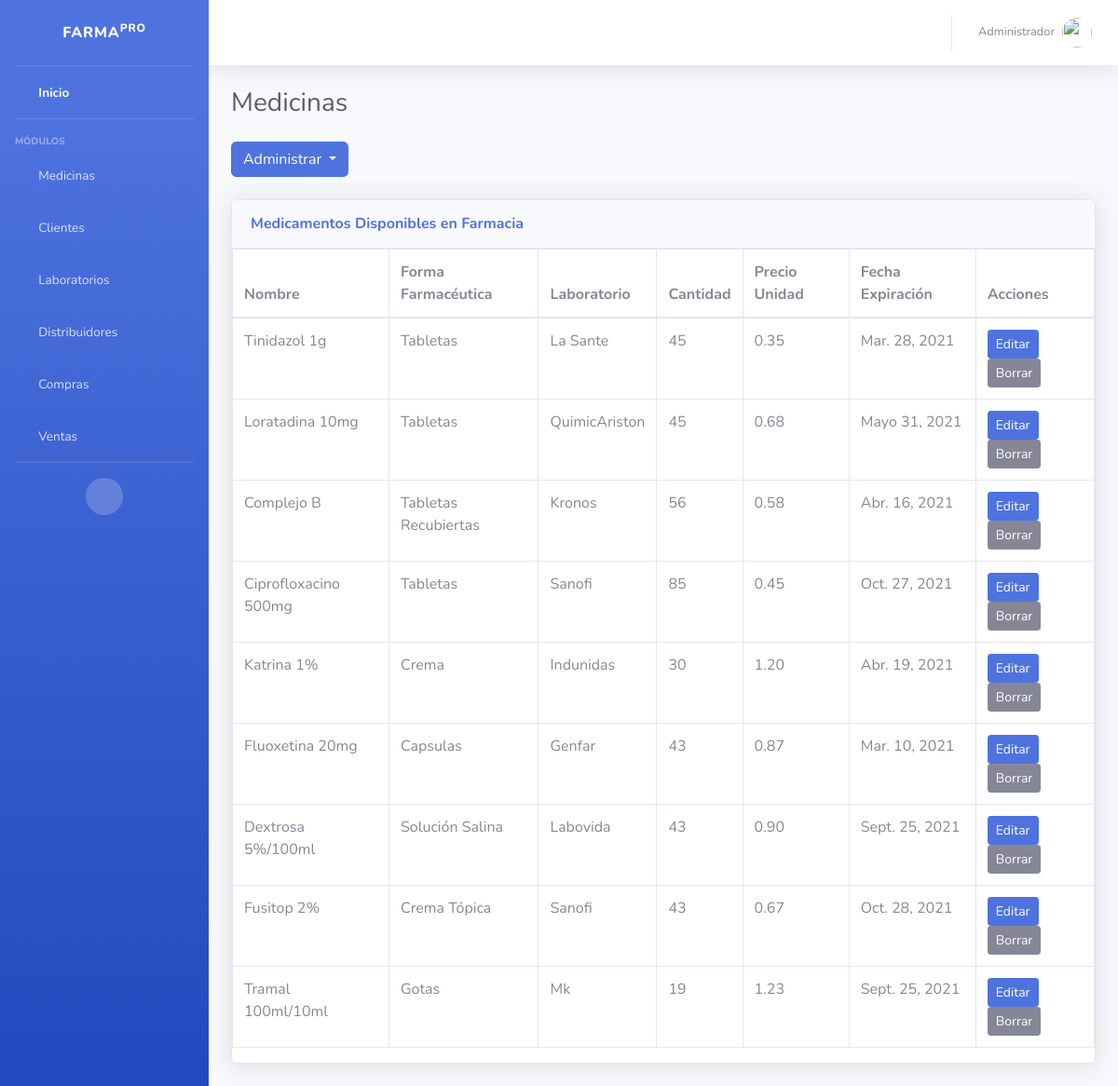
/medicamentos/, run on an earlier commit of the app's database.
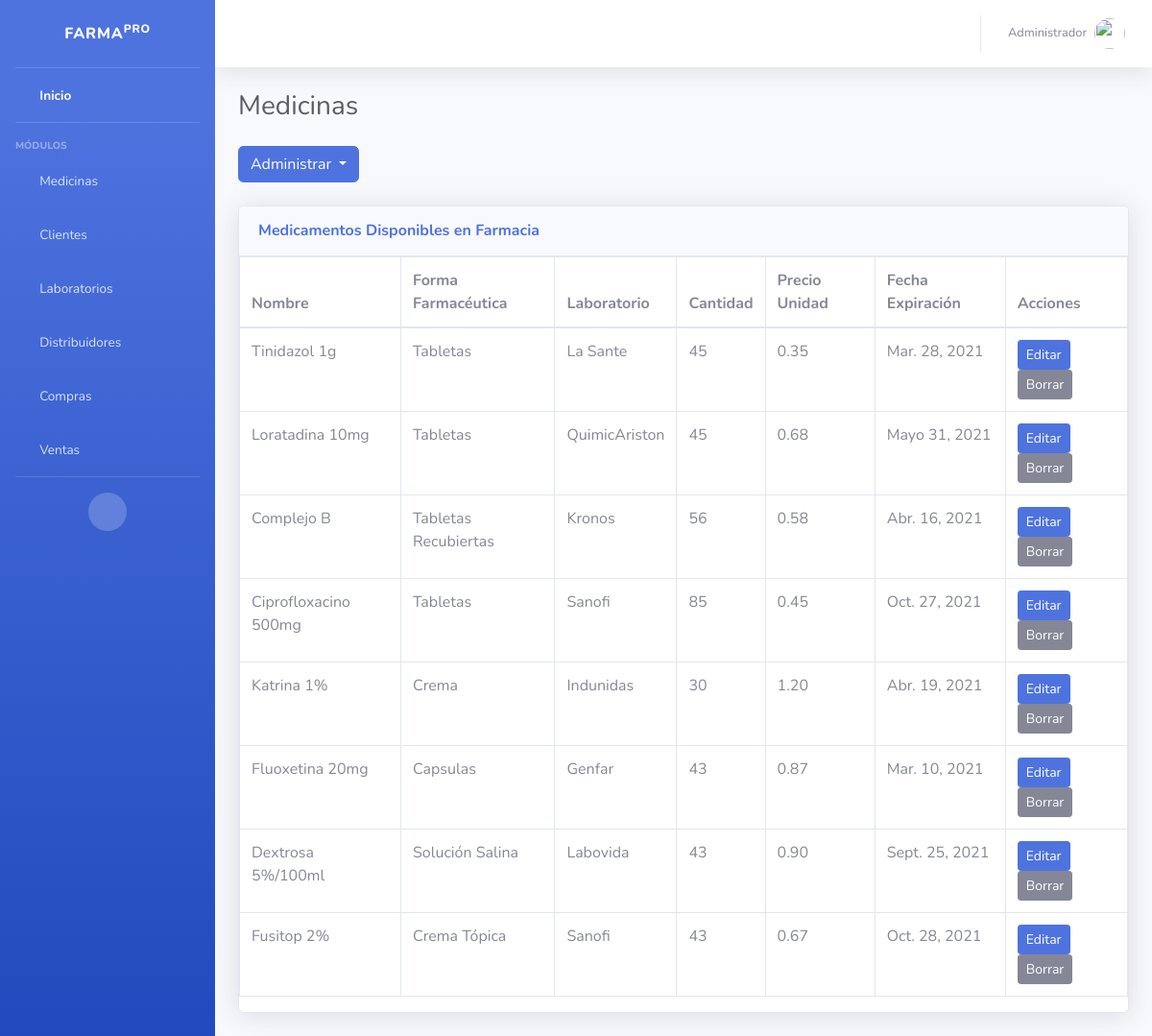
And on a later commit of the database.
### medicamentos/models.py (models this page shows, shortened)
class Medicina (models.Model):
    nombre_comercial = models.CharField(max_length=100, verbose_name="Nombre", blank=False, null=False, unique=True)
    dci = models.CharField(max_length=100, verbose_name="DCI", blank=False, null=False, unique=True)
    forma_farmaceutica = models.CharField(max_length=50, verbose_name="Forma Farmacéutica", blank=False, null=False)
    laboratorio = models.ForeignKey(Laboratorio,on_delete=models.CASCADE, verbose_name="Laboratorio")
    cantidad_unidades = models.IntegerField(verbose_name="Cantidad", blank=False, null=False )
    precio = models.DecimalField(max_digits = 5, decimal_places = 2,verbose_name="Precio Unidad", blank=False, null=False)
    fecha_ingreso = models.DateTimeField(auto_now_add=True, verbose_name="Fecha de Ingreso")
    fecha_expiracion = models.DateField(verbose_name="Fecha de Expiración", blank=False, null=False)
    fecha_modificacion = models.DateTimeField(auto_now=True, verbose_name="Última Modificación")
    class Meta:
        verbose_name = "Medicina"
        verbose_name_plural = "Medicinas"

### laboratorios/models.py (models this page shows)
class Laboratorio (models.Model):
    nombre_laboratorio = models.CharField(max_length=100, verbose_name="Laboratorio", blank=False, null=False, unique=True)
    direccion_laboratorio = models.TextField(max_length=200, verbose_name="Dirección", blank=False, null=False)
    telefono_laboratorio = models.IntegerField(max_length=10 ,verbose_name="Teléfono", blank=False, null=False )
    correo_laboratorio = models.EmailField( verbose_name="Correo", blank=False, null=False)
    registro_laboratorio = models.CharField(max_length=20, verbose_name="Registro", blank=False, null=False)
    autorizacion_laboratorio = models.CharField(max_length=20, verbose_name="Autorización", blank=False, null=False)
    class Meta:
        verbose_name ="Laboratorio"
        verbose_name_plural ="Laboratorios"
    def __str__(self):
        return self.nombre_laboratorio # Atributo que me muestra en la tabla del Admin

### medicamentos/views.py (the view)
# urls.py: path("", MedicinaListView.as_view(), name="medicamentos"),
class MedicinaListView(ListView):
    model = Medicina

### medicamentos/templates/medicamentos/medicina_list.html
{% extends 'core/base.html' %}
{% block cabecera %}
Medicinas
{% endblock %}
{% block pie %}
{% include 'medicamentos/medicina_menu.html'%}
<div class="card shadow mb-4">
  <div class="card-header py-3">
      <h6 class="m-0 font-weight-bold text-primary">Medicamentos Disponibles en Farmacia</h6>
  </div>
      <div class="table-responsive">
<table class="table table-bordered" id="dataTable" width="100%" cellspacing="0">
<thead>
    <tr>
      <th scope="col">Nombre</th>
      <th scope="col">Forma Farmacéutica</th>
      <th scope="col">Laboratorio</th>
      <th scope="col">Cantidad</th>
      <th scope="col">Precio Unidad</th>
      <th scope="col">Fecha Expiración</th>
      <th scope="col">Acciones</th>
    </tr>
  </thead>
    <tbody>
        {% for medicina in object_list %}
    <tr>
        <td>{{medicina.nombre_comercial}}</td>
        <td>{{medicina.forma_farmaceutica}}</td>
        <td>{{medicina.laboratorio}}</td>
        <td>{{medicina.cantidad_unidades}}</td>
        <td>{{medicina.precio}}</td>
        <td>{{medicina.fecha_expiracion}}</td>
        <td>
          <a href="{% url 'medicamentos:update' medicina.id %}" class="btn btn-sm btn-primary">Editar</a>
          <a href="{% url 'medicamentos:delete' medicina.id %}" class="btn btn-secondary btn-sm">Borrar</a>
        </td>
    </tr>
    {% endfor %}
    </tbody>
</table>
{% endblock %}

What changed in the data, as far as the page shows it:
removed Medicina: nombre_comercial "Tramal 100ml/10ml", forma_farmaceutica "Gotas", laboratorio "Mk", cantidad_unidades "19", precio "1.23", fecha_expiracion "Sept. 25, 2021"
